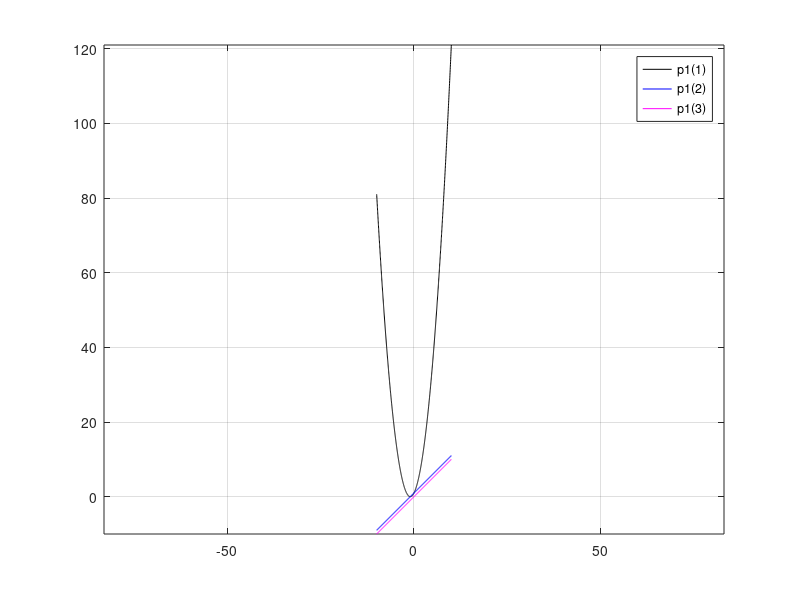

The MATLAB source for this figure:
clear
clc

%item a
p1f1 = @(x) x^2+2*x+1;
p1f2 = @(x) x+1;
p1f3 = @(x) x;

n = 1000;

xx = linspace(-10,10,n);
y1 = zeros(1,n);
y2 = zeros(1,n);
y3 = zeros(1,n);

for i = 1:n
    y1(i) = p1f1(xx(i));
    y2(i) = p1f2(xx(i));
    y3(i) = p1f3(xx(i));
end

plot(xx,y1,'k',xx,y2,'b',xx,y3,'m')
legend("p1(1)","p1(2)","p1(3)")
axis equal
grid on

%item b
aux = 0;
x = [-2 -1 0 1 2];
y = [-38 -7 0 1 14];
for i = -100:.1:100
    a = i;
    b = -a;
    p2f = @(x) a*x^3+b*x^2+x;
    if p2f(-2) == -38 && p2f(-1) == -7 && p2f(0) == 0 && p2f(1) == 1 && p2f(2) == 14
        aux = aux + 1;
    end
    if aux == 1
        fprintf("Si existe polinomio interpolante, este es:\n")
        p = polyfit(x,y,4);
        fprintf("%f*x^4 + %f*x^3 + %f*x^2 + %f*x + %f\n",p(1),p(2),p(3),p(4),p(5))
        fprintf("Esto, con a = %f, y b = %f",a,b)
        break
    end
end

if aux ~= 1
    fprintf("No existe polinomio interpolante\n")
end